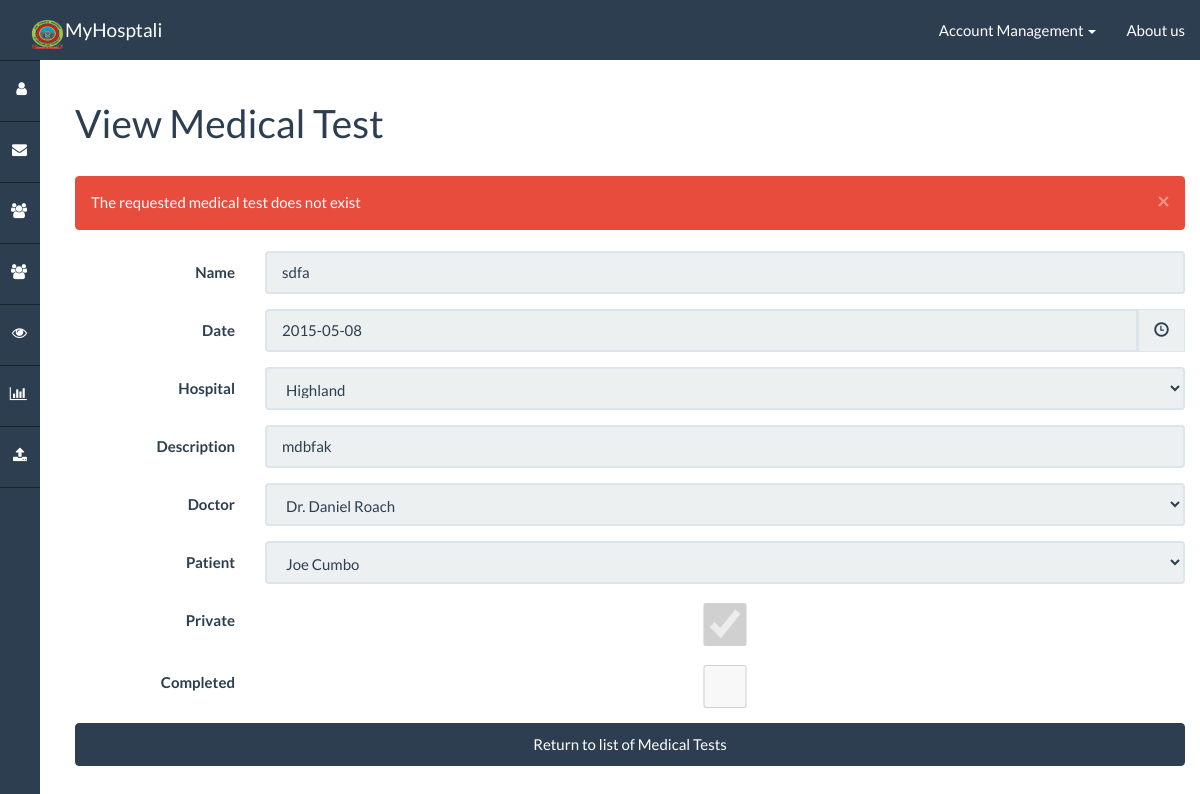
The app's page /medtest/display/?pk=1 (signed in) with its own data.
### healthnet/models.py (models this page shows)
class MedicalTest(models.Model):
    name = models.CharField(max_length=50)
    date = models.DateField()
    hospital = models.ForeignKey(Hospital)
    description = models.CharField(max_length=200)
    doctor = models.ForeignKey(Account, related_name="medicaltests_doctor")
    patient = models.ForeignKey(Account, related_name="medicaltests_patient")
    private = models.BooleanField(default=True)
    completed = models.BooleanField()
    image1 = models.FileField(blank=True, null=True, upload_to='medtests/%Y/%m/%d')
    image2 = models.FileField(blank=True, null=True, upload_to='medtests/%Y/%m/%d')
    image3 = models.FileField(blank=True, null=True, upload_to='medtests/%Y/%m/%d')
    image4 = models.FileField(blank=True, null=True, upload_to='medtests/%Y/%m/%d')
    image5 = models.FileField(blank=True, null=True, upload_to='medtests/%Y/%m/%d')
    def get_populated_fields(self):
        fields = {
            'name': self.name,
            'date': self.date,
            'hospital': self.hospital,
            'description': self.description,
            'doctor': self.doctor,
            'patient': self.patient,
            'private': self.private,
            'completed': self.completed,
            'image1': self.image1,
            'image2': self.image2,
            'image3': self.image3,
            'image4': self.image4,
            'image5': self.image5,
        }
        return fields

### healthnet/views_medtest.py (the view)
# urls.py: url(r'^medtest/display/$', views_medtest.display_view, name='medtest/display'),
def display_view(request):
    authentication_result = views.authentication_check(
        request,
        None,
        ['pk']
    )
    if authentication_result is not None: return authentication_result
    pk = request.GET['pk']
    try:
        medicaltest = MedicalTest.objects.get(pk=pk)
    except Exception:
        request.session['alert_danger'] = "The requested medical test does not exist"
        return HttpResponseRedirect('/error/denied/')
    template_data = views.parse_session(
        request,
        {
            'form_button': "Return to list of Medical Tests",
            'form_action': "?pk=" + pk,
            'medtest': medicaltest
        })
    if request.method == 'GET':
        form = MedTestDisplayForm(medicaltest.get_populated_fields())
        form.disable_field('name')
        form.disable_field('date')
        form.disable_field('hospital')
        form.disable_field('description')
        form.disable_field('doctor')
        form.disable_field('patient')
        form.disable_field('private')
        form.disable_field('completed')
        template_data['form'] = form
        template_data['img'] = medicaltest.image1
        template_data['img2'] = medicaltest.image2
        template_data['img3'] = medicaltest.image3
        template_data['img4'] = medicaltest.image4
        template_data['img5'] = medicaltest.image5
    else:
        return HttpResponseRedirect('/medtest/list')
    return render(request, 'healthnet/medtest/display.html', template_data)

### healthnet/forms.py (shortened to what this page needs)
class MedTestDisplayForm(BasicForm):
    name = forms.CharField(max_length=50)
    setup_field(name)
    date = forms.DateField()
    setup_field(date)
    hospital = forms.ModelChoiceField(queryset=Hospital.objects.all())
    setup_field(hospital)
    description = forms.CharField(max_length=200)
    setup_field(description, "Enter description here")
    doctor = forms.ModelChoiceField(queryset=Account.objects.filter(role=30))
    setup_field(doctor)
    patient = forms.ModelChoiceField(queryset=Account.objects.filter(role=10))
    setup_field(patient)
    private = forms.BooleanField(required=False)
    setup_field(private)
    completed = forms.BooleanField(required=False)
    setup_field(completed)

### healthnet/forms.py (called while the page is built)
    def disable_field(self, field):
        self.fields[field].widget.attrs['disabled'] = ""

### healthnet/models.py (called while the page is built)
    def __str__(self):
        return self.name

    def __str__(self):
        return self.firstname + " " + self.lastname

    def __str__(self):
        if self.role == 30:
            return "Dr. " + self.profile.__str__()
        elif self.role == 20:
            return "Nurse " + self.profile.__str__()
        else:
            return self.profile.__str__()

### healthnet/templatetags/app_filters.py (called while the page is built)
@register.filter(name='isDateable')
def isDateable(field):
    return isinstance(field.field, forms.DateField) or isinstance(field.field, forms.DateTimeField) or isinstance(field.field, forms.TimeField)

@register.filter(name='isDateField')
def isDateField(field):
    return isinstance(field.field, forms.DateField)

@register.filter(name='isAuthenticated')
def isAuthenticated(user):
    return user.is_authenticated()

### healthnet/views.py (called while the page is built)
def parse_session(request, template_data=None):
    if template_data is None:
        template_data = {}
    if request.session.has_key('alert_success'):
        template_data['alert_success'] = request.session.get('alert_success')
        del request.session['alert_success']
    if request.session.has_key('alert_danger'):
        template_data['alert_danger'] = request.session.get('alert_danger')
        del request.session['alert_danger']
    return template_data

### templates/healthnet/medtest/display.html (shortened to what this page needs)
{% extends "base.html" %}
{% load app_filters %}
{% block body_header %}View Medical Test{% endblock %}
{% block body %}
    {% include "singleform.html" %}
{% endblock %}

### templates/singleform.html (shortened to what this page needs)
{% load app_filters %}
<form class="form-horizontal" action="./{% if form_action %}{{ form_action }}{% endif %}" method="post" enctype="multipart/form-data">{% csrf_token %}
    {% for field in form %}
        <div class="form-group{% if field.errors %} has-error{% endif %}">
            <label for="{{field.id_for_label}}" class="col-sm-3 col-lg-2 control-label">{{ field.label }}</label>
            <div class="col-sm-9 col-lg-10">
                <div {% if field|isDateable %}class="date input-group" id="form_{{field.id_for_label}}"{% endif %}>
                    {{ field }}
                    {% if field|isDateable %}
                        <span class="input-group-addon"><span class="glyphicon glyphicon-time"></span></span>
                    {% endif %}
                </div>
            </div>
        </div>
    {% endfor %}
    <input class="btn btn-primary col-sm-12" type="submit" value="{{ form_button }}" />
</form>

### healthnet/static/css/dashboard.css (style rules this page uses)
body,html { height: 100%; }

### records on screen
MedicalTest: form "sdfa" "2015-05-08" "Highland" "mdbfak" "Dr. Daniel Roach" "Joe Cumbo" "☑"

### other values on screen
{{ alert_danger }} "The requested medical test does not exist"
{{ field.label }} "Name" "Date" "Hospital" "Description" "Doctor" "Patient" "Private" "Completed"
